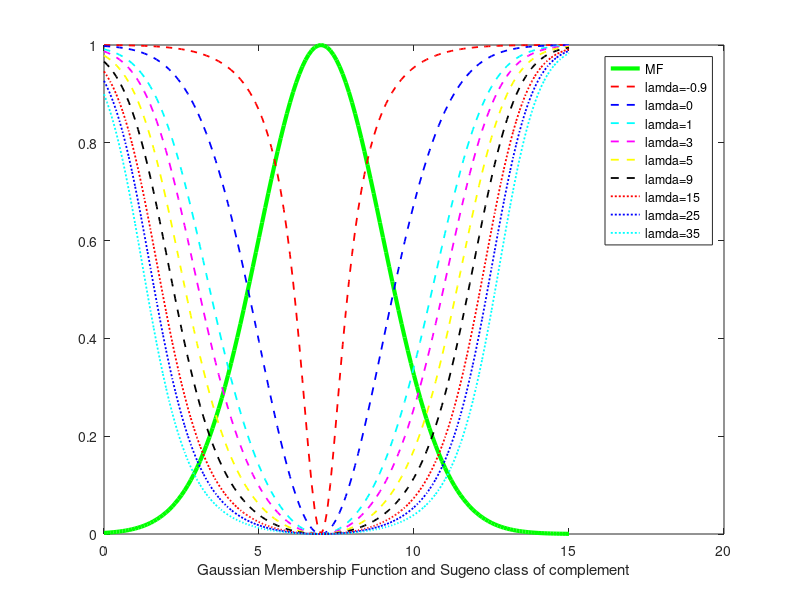

Here is the MATLAB script that generated this plot:
%  Shahab Sotudian--94125091
disp('*** Sugeno class of complement for Gaussian membership function ***')
disp('Enter the parameter of Gaussian membership function sigma and mean  ***')
sigma=2;
c=7;
% Gaussian membership function
x=0:0.1:(c+4*sigma);
y = exp(-(x - c).^2/(2*sigma^2));

%Sugeno class of complement

s=(1.-y);
h=(1-0.9.*y);
k=s./h;


s=(1.-y);
h=(1+0.*y);
l=s./h;

s=(1.-y);
h=(1+1.*y);
p=s./h;

s=(1.-y);
h=(1+3.*y);
u=s./h;

s=(1.-y);
h=(1+5.*y);
t=s./h;

s=(1.-y);
h=(1+9.*y);
z=s./h;

s=(1.-y);
h=(1+15.*y);
c=s./h;

s=(1.-y);
h=(1+25.*y);
v=s./h;

s=(1.-y);
h=(1+35.*y);
b=s./h;

s=(1.-y);
h=(1+50.*y);
n=s./h;

% plottingt
plot(x,y,'g','linewidth',3)
  hold on
plot(x,k,'r--','linewidth',1.3)
     hold on
plot(x,l,'b--','linewidth',1.3)
hold on
plot(x,u,'c--','linewidth',1.3)
hold on
plot(x,t,'m--','linewidth',1.3)
hold on
plot(x,z,'y--','linewidth',1.3)
hold on
plot(x,c,'k--','linewidth',1.3)
hold on
plot(x,v,'r:','linewidth',1.3)
hold on
plot(x,b,'b:','linewidth',1.3)
hold on
plot(x,n,'c:','linewidth',1.3)

xlabel('Gaussian Membership Function and Sugeno class of complement')
legend('MF','lamda=-0.9','lamda=0','lamda=1','lamda=3','lamda=5','lamda=9','lamda=15','lamda=25','lamda=35','lamda=50')
